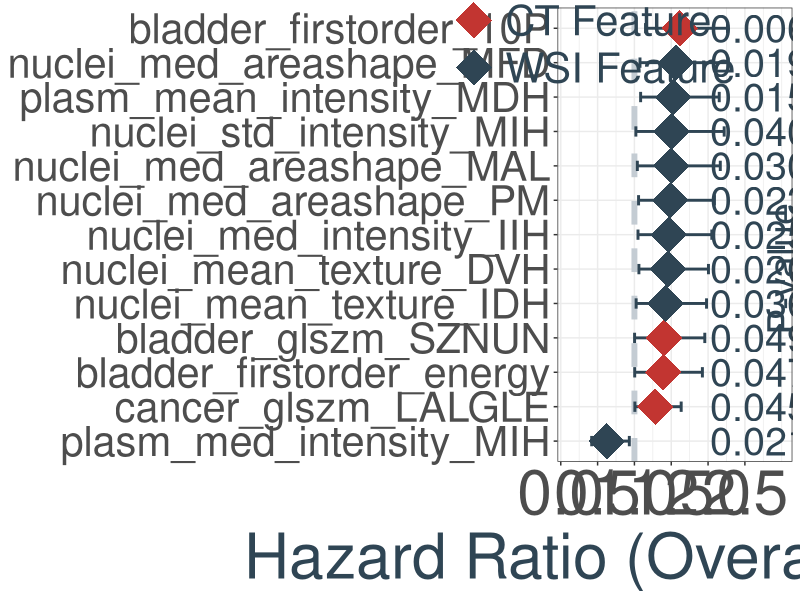
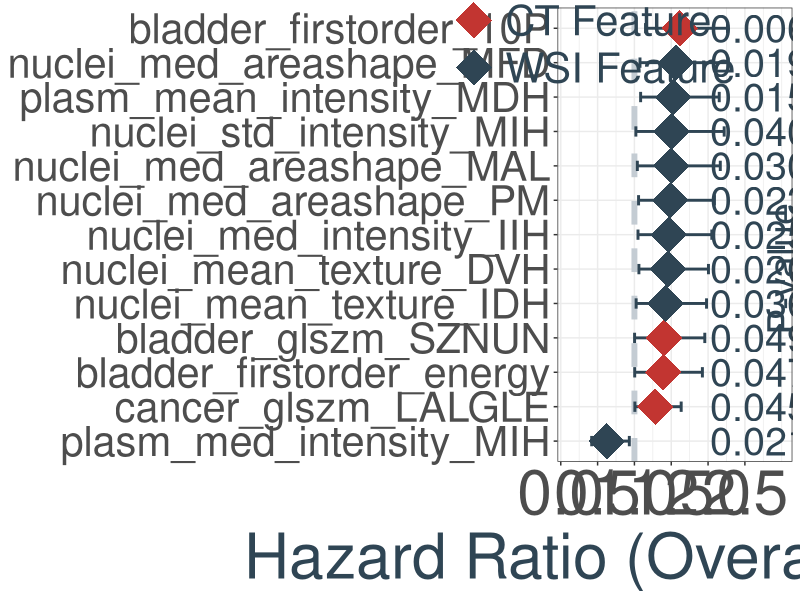
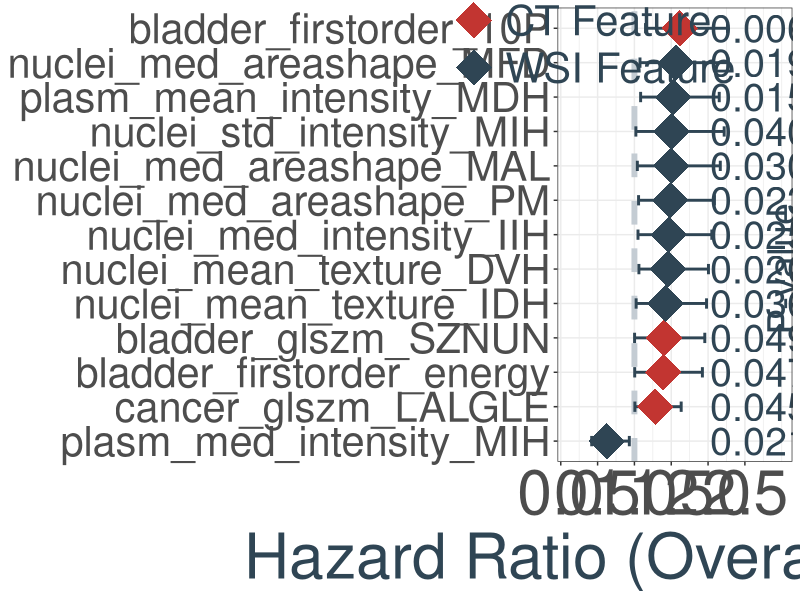

The R script that drew these images, in order:
##--draw forest plot
library('ggplot2')

setwd('/media/wukai/AI_Team_03/Bladder_project/cox_survival')
#--load data
datatable = read.csv('overall_cox_res.csv',header = TRUE, sep = ',')
colnames(datatable)[1] = 'feature'
feat_alias = c('bladder_firstorder_10P', 
                      'nuclei_med_areashape_MFD',
                      'plasm_mean_intensity_MDH',
                      'nuclei_std_intensity_MIH',
                      'nuclei_med_areashape_MAL',
                      'nuclei_med_areashape_PM',
                      'nuclei_med_intensity_IIH',
                      'nuclei_mean_texture_DVH',
                      'nuclei_mean_texture_IDH',
                      'bladder_glszm_SZNUN',
                      'bladder_firstorder_energy',
                      'nuclei_mean_texture_DVH',
                      'cancer_glszm_LALGLE',
                      'plasm_med_intensity_MIH')
datatable$feature = feat_alias

datatable = datatable[-12,] # 删除冗余
# 添加模态信息
type = c()
type[grep('bladder|cancer',datatable$feature)] = 'CT Feature'
type[grep('nuclei|plasm',datatable$feature)] = 'WSI Feature'
datatable$type = type

datatable = datatable[order(datatable$Cox.HR),]
datatable$feature = factor(datatable$feature, levels = datatable$feature)

datatable$Cox.pval = format(datatable$Cox.pval,scientific=F,digits=1)
datatable$pval_x = rep(2.7, nrow(datatable))

ggplot(datatable, aes(x = Cox.HR, y = feature,color = type))+
  geom_vline(aes(xintercept = 1), colour="#C4CCD3", linetype="dashed", size = 2)+
  geom_errorbarh(aes(xmax =Cox.Upper, xmin = Cox.Lower), 
                 height = 0.3, color = "#2F4554",size = 1) +
  geom_point(size=12,shape = 'diamond') +
  scale_colour_manual(values = c('#C23531', '#2F4554'))+
  scale_x_continuous(limits= c(0.1, 3), breaks= seq(0, 2.5, 0.5))+
  geom_text(aes(x = pval_x, y = feature, label = Cox.pval),
            size = 10, color = '#2F4554')+
  annotate("text", x= 3, y=6 ,label= 'P-value', 
           size = 10, angle = 90, color = '#2F4554')+
  labs(x = 'Hazard Ratio (Overall Survival)')+
  theme_bw()+
  theme(plot.title = element_text(size = 55,hjust = 0.5),
        axis.text.x = element_text(size =45),
        axis.text.y = element_text(size =30),
        axis.title.x = element_text(size = 45, color = '#2F4554'),
        axis.title.y = element_blank(),
        legend.title = element_blank(),
        legend.text = element_text(size = 30, color = '#2F4554'),
        legend.background = element_blank(),
        legend.key = element_rect(fill = NA, colour = NA, size=1),
        legend.position = c(0.15,0.92))
ggsave('cox_forest_plot.pdf', device = 'pdf', width = 16, height = 12, dpi = 300)
ggsave('cox_forest_plot.jpg', device = 'jpeg', width = 16, height = 12, dpi = 300)
